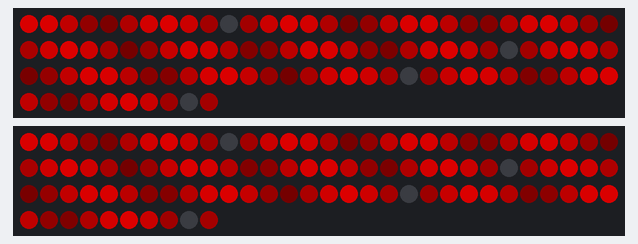
A sketch run on a simulated Arduino Nano, built with avr-gcc and run on an emulated ATmega328P. Shown: 2 × 100 RGB LEDs in strip order, left to right, continuing on the next row. Dim RGB values are drawn brighter than linear.

Above: at 2.09 s.
At 21.03 s:
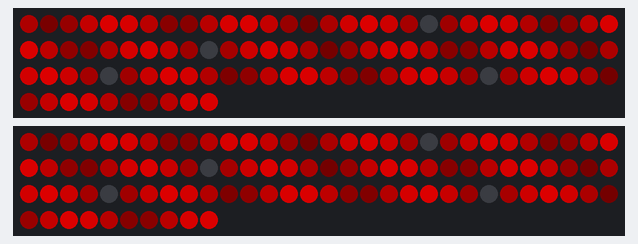
At 39.71 s:
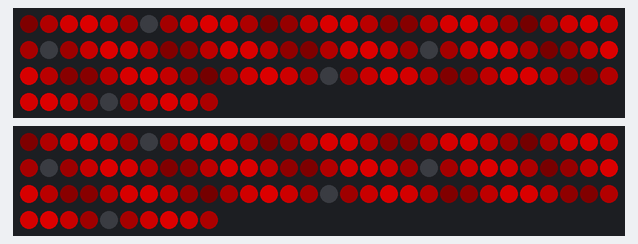

The sketch:

Button_-_Pressing_Down_Speed.ino
```cpp
/* StitchKit.io Button Example - Running Lights Speed based on Holding and Pressing Button
 * -----------------------
 * This software uses the button sensor to turn speed up the effects in the Running lights LED example
 * Some of this code is modified from the Arduino website, on Hold Button, check it out here:
 * https://playground.arduino.cc/Code/HoldButton
 *
 *
 * We are using the running lights animation, but it can be switched to any other FastLED animation from
 * FastLED, Tweaking4All or the samples we have on our github. Try them out! :-)
 *
 *  We have enabled the effects on both Pin 5 and 6 outputs on the StitchKit board.
 *
 *  Scroll down and look for the "CHANGE CODE HERE" text to adjust the value or effect of the button press
 *
 * Requires:
 * ---------
 *  StitchKit controller board (http://stitchkit.io)
 *  SeeedStudio Grove Button (http://wiki.seeedstudio.com/Grove-Button/)
 *  FastLED-compatible LEDs ( https://github.com/FastLED/FastLED/wiki/Overview#chipsets )
 *
 * Dependencies:
 * -------------
 *  FastLED ( Available via Arduino package manager )
 */


#include <Wire.h>
#include "FastLED.h"

FASTLED_USING_NAMESPACE

#if defined(FASTLED_VERSION) && (FASTLED_VERSION < 3001000)
#warning "Requires FastLED 3.1 or later; check github for latest code."
#endif


//StitchKit LED output 1
#define PIN_LEDARRAY1    5

//StitchKit LED output 2
#define PIN_LEDARRAY2    6

#define LED_TYPE           WS2812B
#define COLOR_ORDER        GRB

//Change the number of LEDs here according to how many you have
#define NUM_LEDS          100

//Change the brightness of LEDs here
#define BRIGHTNESS          150

CRGB leds[NUM_LEDS];
#define FRAMES_PER_SECOND  120

//Location of the button pin on the StitchKit board (it will always be A6)
const int buttonPin = A6;

// State of the button currently
int currentButtonState = 0;

// State of the button previously
byte previousButtonState = LOW;

// How long the button was held (milliseconds)
long millis_held;

// How long the button was held (seconds)
long secs_held;

// How long the button was held previously (seconds)
long prev_secs_held;

// How long since the button was first pressed
unsigned long firstTime;

void setup()
{
  delay(2000); // 2 second delay for recovery

  // tell FastLED about the LED strip configuration
  FastLED.addLeds<LED_TYPE,PIN_LEDARRAY1,COLOR_ORDER>(leds, NUM_LEDS).setCorrection(TypicalLEDStrip);
  FastLED.addLeds<LED_TYPE,PIN_LEDARRAY2,COLOR_ORDER>(leds, NUM_LEDS).setCorrection(TypicalLEDStrip);

  // Set master brightness control, setting it to 0 so it only goes on when button is pressed
  FastLED.setBrightness(BRIGHTNESS);
  Serial.begin(9600);

  pinMode(buttonPin, INPUT);
}


void loop() {

  RunningLights(0xff,0,0, 100);

}

int getButtonState()
{
  return digitalRead(buttonPin);
}

void showStrip() {
 #ifdef ADAFRUIT_NEOPIXEL_H
   // NeoPixel
   strip.show();
 #endif
 #ifndef ADAFRUIT_NEOPIXEL_H
   // FastLED
   FastLED.show();
 #endif
}

void setPixel(int Pixel, byte red, byte green, byte blue) {
 #ifdef ADAFRUIT_NEOPIXEL_H
   // NeoPixel
   strip.setPixelColor(Pixel, strip.Color(red, green, blue));
 #endif
 #ifndef ADAFRUIT_NEOPIXEL_H
   // FastLED
   leds[Pixel].r = red;
   leds[Pixel].g = green;
   leds[Pixel].b = blue;
 #endif
}

void setAll(byte red, byte green, byte blue) {
  for(int i = 0; i < NUM_LEDS; i++ ) {
    setPixel(i, red, green, blue);
  }
  showStrip();
}

void RunningLights(byte red, byte green, byte blue, int WaveDelay) {
  int Position=0;

  for(int i=0; i<NUM_LEDS*2; i++)
  {
      Position++; // = 0; //Position + Rate;

      for(int i=0; i<NUM_LEDS; i++) {
        // sine wave, 3 offset waves make a rainbow!
        //float level = sin(i+Position) * 127 + 128;
        //setPixel(i,level,0,0);
        //float level = sin(i+Position) * 127 + 128;
        setPixel(i,((sin(i+Position) * 127 + 128)/255)*red,
                   ((sin(i+Position) * 127 + 128)/255)*green,
                   ((sin(i+Position) * 127 + 128)/255)*blue);
      }

      showStrip();

       //-- CHANGE CODE HERE ---

      //This chunk of code is what you will typically paste into different LED pattern examples that
      //have some sort of change in color occurring
      //What is going on here is the sensor picks up whether the button is pressed, checks how long it is pressed and a value is adjusted
      //before showStrip() occurs, which shows the LED pattern

      // Get the current state of the button
      currentButtonState = getButtonState();

      // Get the time of the first button press (before it is released)
      if (currentButtonState == HIGH && previousButtonState == LOW && (millis() - firstTime) > 200) {
         firstTime = millis();
      }

      //Get the amount of time it is held
      millis_held = (millis() - firstTime);
      secs_held = millis_held / 1000;


      //Set a minimum of how long the button is held (to make sure its actually a button press)
      if (millis_held > 50) {

        //If the button is being pressed
        if (currentButtonState == HIGH && previousButtonState == HIGH) {

          //If the button is held for less than a second, set the speed to a slow amount
          //Note: the higher the amount, the slower it is
          if (secs_held <= 0) {
            WaveDelay = 100;
          }

          //If the button is held between 1-2 seconds, set the speed
          else if (secs_held >= 1 && secs_held < 3) {
            WaveDelay = 75;
          }

          //If the button is held between 3-6 seconds, set the speed
          else if (secs_held >= 3 && secs_held < 7) {
            WaveDelay = 50;
          }

          //If the button is held for more than 7 seconds, set the speed
          else if (secs_held >= 7) {
            WaveDelay = 20;
          }
        }
      }

      //Assign the previous state of the button
      previousButtonState = currentButtonState;

      //Save how many seconds the button was held previously
      prev_secs_held = secs_held;

      delay(WaveDelay);

      //-- CHANGE CODE HERE ---
  }
}
```
